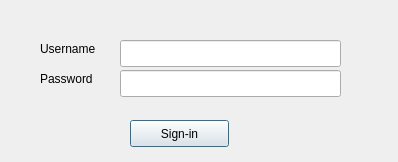
<?xml version="1.0" encoding="UTF-8"?>
<ui version="4.0">
 <class>signinDialog</class>
 <widget class="QDialog" name="signinDialog">
  <property name="geometry">
   <rect>
    <x>0</x>
    <y>0</y>
    <width>398</width>
    <height>162</height>
   </rect>
  </property>
  <property name="windowTitle">
   <string>Email Sign-in</string>
  </property>
  <widget class="QLabel" name="username_label">
   <property name="geometry">
    <rect>
     <x>40</x>
     <y>40</y>
     <width>81</width>
     <height>17</height>
    </rect>
   </property>
   <property name="text">
    <string>Username</string>
   </property>
  </widget>
  <widget class="QLabel" name="password_label">
   <property name="geometry">
    <rect>
     <x>40</x>
     <y>70</y>
     <width>81</width>
     <height>17</height>
    </rect>
   </property>
   <property name="text">
    <string>Password</string>
   </property>
  </widget>
  <widget class="QLineEdit" name="username_lineEdit">
   <property name="geometry">
    <rect>
     <x>120</x>
     <y>40</y>
     <width>221</width>
     <height>27</height>
    </rect>
   </property>
  </widget>
  <widget class="QLineEdit" name="password_lineEdit">
   <property name="geometry">
    <rect>
     <x>120</x>
     <y>70</y>
     <width>221</width>
     <height>27</height>
    </rect>
   </property>
  </widget>
  <widget class="QPushButton" name="signin_button">
   <property name="geometry">
    <rect>
     <x>130</x>
     <y>120</y>
     <width>99</width>
     <height>27</height>
    </rect>
   </property>
   <property name="text">
    <string>Sign-in</string>
   </property>
  </widget>
 </widget>
 <resources/>
 <connections/>
</ui>
